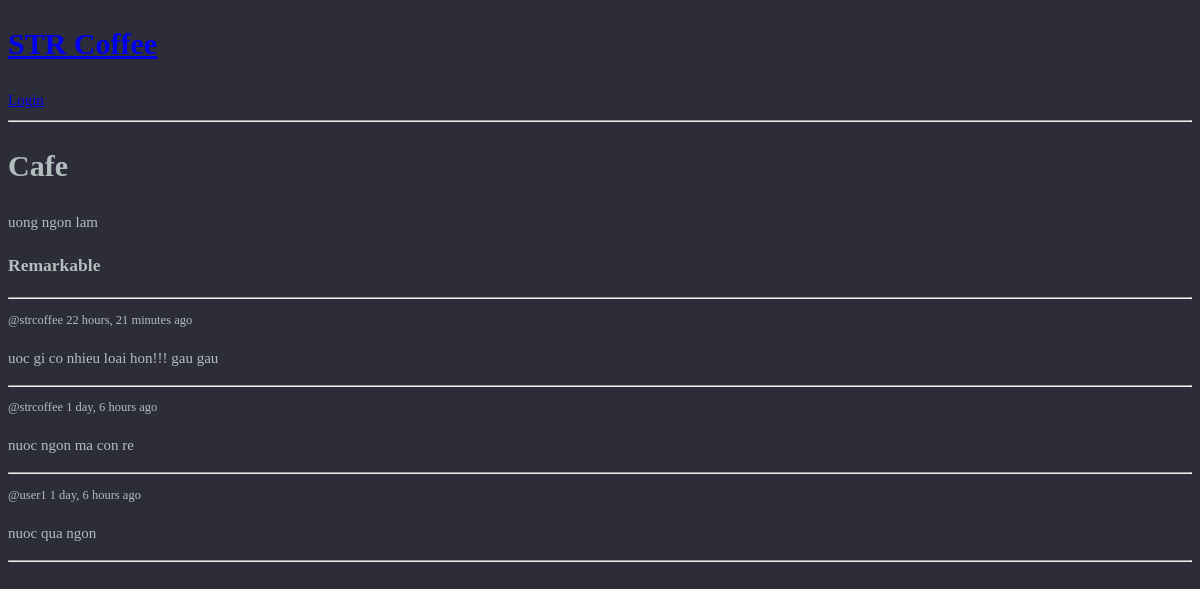
The app's page /product/3 with its own data.
### coffee/models.py (models this page shows, shortened)
class Product(models.Model):
    host        = models.ForeignKey(User, on_delete=models.SET_NULL, null = True)
    name        = models.CharField(max_length=200)
    category    = models.ForeignKey(Category, on_delete=models.SET_NULL, null = True)
    description = models.TextField(null=True, blank=True) # phần mô tả null, blank này thể hiện chức năng để trống
    updated     = models.DateTimeField(auto_now=True)
    created     = models.DateTimeField(auto_now_add=True)
    price       = models.DecimalField(max_digits=5, decimal_places=3, default=0.0)
    image       = models.CharField(max_length=3000, default='default_image.png')
    class Meta:
        ordering = ['-updated','-created']

class Remarkable(models.Model):
    user = models.ForeignKey(User, on_delete=models.CASCADE)
    product = models.ForeignKey(Product, on_delete=models.CASCADE)
    body = models.TextField()
    updated = models.DateTimeField(auto_now=True)
    created = models.DateTimeField(auto_now_add=True)
    class Meta:
        ordering = ['-updated','-created']

### coffee/views.py (the view, shortened to what this page needs)
# urls.py: path('product/<str:pk>', views.product, name='product'),
def product(request, pk):
    product = Product.objects.get(id=pk)
    product_remarkables = product.remarkable_set.all()
    context = {'product':product, 'product_remarkables': product_remarkables}
    return render(request, 'coffee/product.html', context)

### coffee/templates/coffee/product.html (shortened to what this page needs)
{% extends 'main.html' %}
{% block content %}
<h1>{{product.name}}</h1>
<p>{{product.description}}</p>
<div class="comment-wrapper">
    <h3>Remarkable</h3>
    <hr>
    {% for remarkable in product_remarkables %}
    <div>
        <small>@{{remarkable.user}} {{remarkable.created|timesince}} ago </small>
        <p>{{remarkable.body}}</p>
        <hr>
    </div>
    {% endfor %}
</div>
{% endblock content %}

### templates/main.html (shortened to what this page needs)
<!DOCTYPE html>
{% load static %}
<html lang="en">
<head>
    <link rel="stylesheet" href="{% static 'styles/main.css' %}">
</head>
<body>
    {% include 'navbar.html' %}
    {% block content %}
    {% endblock %}
</body>
</html>

### templates/navbar.html
<a href="/">
    <h1>STR Coffee</h1>
</a>
{% if request.user.is_authenticated %}
<p>Hello {{request.user}}</p>
<a href="/">TRANG CHỦ</a>
<a href="">SẢN PHẨM</a>
<a href="">ĐƠN HÀNG</a>
<a href="event/">SỰ KIỆN</a>
<a href="{% url 'logout' %}">Logout</a>
{% else %}
<a href="{% url 'login' %}">Login</a>
{% endif %}
<hr>

### static/styles/main.css (style rules this page uses)
:root { --color-main: #71c6dd; --color-main-light: #e1f6fb; --color-dark: #3f4156; --color-dark-medium: #51546e; --color-dark-light: #696d97; --color-light: #e5e5e5; --color-gray: #8b8b8b; --color-light-gray: #b2bdbd; --color-bg: #2d2d39; --color-success: #5dd693; --color-error: #fc4b0b; }
html { font-size: 56.25%; }
@media only screen and (min-width: 1200px) { html { font-size: 62.5%; } }
body { line-height: 1.6; font-weight: 400; font-size: 1.5rem; color: var(--color-light-gray); background-color: var(--color-bg); min-height: 100vh; }

### records on screen
Product: name "Cafe", description "uong ngon lam"
Remarkable: user "strcoffee", created "22 hours, 21 minutes", body "uoc gi co nhieu loai hon!!! gau gau"
Remarkable: user "strcoffee", created "1 day, 6 hours", body "nuoc ngon ma con re"
Remarkable: user "user1", created "1 day, 6 hours", body "nuoc qua ngon"
